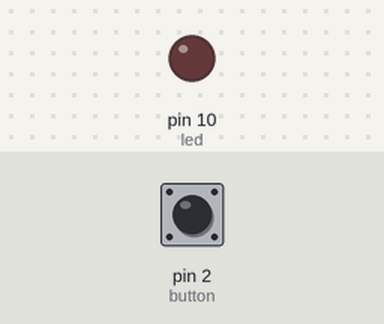
Bench run of a sketch on a simulated Arduino Uno, built with avr-gcc and run on an emulated ATmega328P. Shown: output pins drawn as LEDs (lit = HIGH). The inputs (shaded band) are chosen by the test bench; at power-on: pin 2 (button) HIGH.

Above: at 1.2 s.
1.3 s: pin 2 (button) pulled LOW for 0.15 s
At 1.8 s:
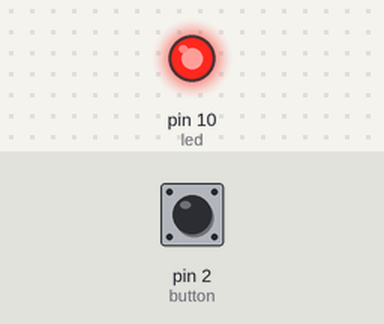
2.9 s: pin 2 (button) pulled LOW for 1 s
At 4.2 s:
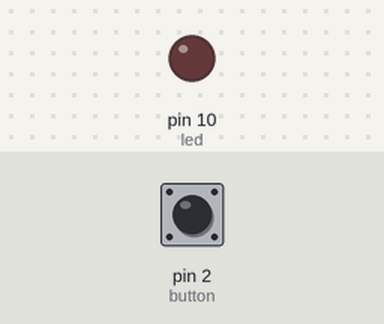
5.4 s: pin 2 (button) pulled LOW for 3.2 s
At 6.1 s:
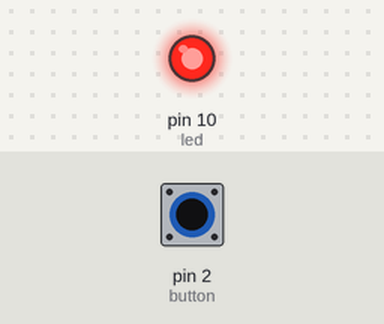
Timing chart, 0 to 8.4 s (numbered marks = the images above; inputs shaded):
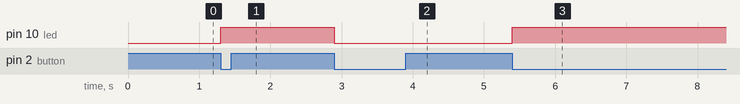

The sketch:

exercise5.ino
```cpp
const int led = 10;
const int button = 2;
int lastState = HIGH;
bool ledOn = false;

void setup() {
  pinMode(led, OUTPUT);
  pinMode(button, INPUT_PULLUP);
}
void loop() {
  int state = digitalRead(button);
  if (lastState == HIGH && state == LOW) {
    ledOn = !ledOn;
    if (ledOn == true) {
       digitalWrite(led, HIGH);
    } else {
       digitalWrite(led, LOW);
     }
    delay(300);
  }
  lastState = state;
}
```

Measured:
- after the input at 1.3 s, pin 10 (led): LOW → HIGH at once
- after the input at 2.9 s, pin 10 (led): HIGH → LOW at once
- after the input at 5.4 s, pin 10 (led): LOW → HIGH at once
